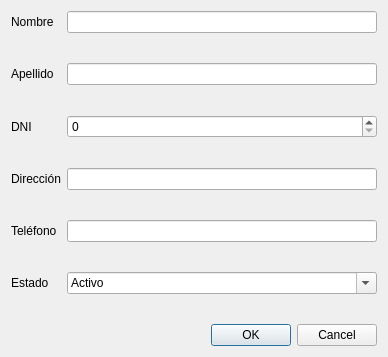
<?xml version="1.0" encoding="UTF-8"?>
<ui version="4.0">
 <class>AgregarSocio</class>
 <widget class="QDialog" name="AgregarSocio">
  <property name="geometry">
   <rect>
    <x>0</x>
    <y>0</y>
    <width>388</width>
    <height>357</height>
   </rect>
  </property>
  <property name="windowTitle">
   <string>Dialog</string>
  </property>
  <layout class="QGridLayout" name="gridLayout">
   <item row="0" column="0">
    <layout class="QVBoxLayout" name="verticalLayout">
     <item>
      <layout class="QFormLayout" name="formLayout">
       <item row="0" column="0">
        <widget class="QLabel" name="lbNombre">
         <property name="text">
          <string>Nombre</string>
         </property>
        </widget>
       </item>
       <item row="0" column="1">
        <widget class="QLineEdit" name="txtNombre"/>
       </item>
       <item row="1" column="1">
        <spacer name="verticalSpacer">
         <property name="orientation">
          <enum>Qt::Orientation::Vertical</enum>
         </property>
         <property name="sizeHint" stdset="0">
          <size>
           <width>20</width>
           <height>40</height>
          </size>
         </property>
        </spacer>
       </item>
       <item row="2" column="0">
        <widget class="QLabel" name="lbApellido">
         <property name="text">
          <string>Apellido</string>
         </property>
        </widget>
       </item>
       <item row="2" column="1">
        <widget class="QLineEdit" name="txtApellido"/>
       </item>
       <item row="3" column="1">
        <spacer name="verticalSpacer_2">
         <property name="orientation">
          <enum>Qt::Orientation::Vertical</enum>
         </property>
         <property name="sizeHint" stdset="0">
          <size>
           <width>20</width>
           <height>40</height>
          </size>
         </property>
        </spacer>
       </item>
       <item row="4" column="0">
        <widget class="QLabel" name="lbDni">
         <property name="text">
          <string>DNI</string>
         </property>
        </widget>
       </item>
       <item row="4" column="1">
        <widget class="QSpinBox" name="txtDni">
         <property name="maximum">
          <number>99999999</number>
         </property>
        </widget>
       </item>
       <item row="5" column="1">
        <spacer name="verticalSpacer_3">
         <property name="orientation">
          <enum>Qt::Orientation::Vertical</enum>
         </property>
         <property name="sizeHint" stdset="0">
          <size>
           <width>20</width>
           <height>40</height>
          </size>
         </property>
        </spacer>
       </item>
       <item row="6" column="0">
        <widget class="QLabel" name="lbDireccion">
         <property name="text">
          <string>Dirección</string>
         </property>
        </widget>
       </item>
       <item row="6" column="1">
        <widget class="QLineEdit" name="txtDireccion"/>
       </item>
       <item row="7" column="1">
        <spacer name="verticalSpacer_4">
         <property name="orientation">
          <enum>Qt::Orientation::Vertical</enum>
         </property>
         <property name="sizeHint" stdset="0">
          <size>
           <width>20</width>
           <height>40</height>
          </size>
         </property>
        </spacer>
       </item>
       <item row="8" column="0">
        <widget class="QLabel" name="lbTelefono">
         <property name="text">
          <string>Teléfono</string>
         </property>
        </widget>
       </item>
       <item row="8" column="1">
        <widget class="QLineEdit" name="txtTelefono"/>
       </item>
       <item row="10" column="0">
        <widget class="QLabel" name="lbEstado">
         <property name="text">
          <string>Estado</string>
         </property>
        </widget>
       </item>
       <item row="10" column="1">
        <widget class="QComboBox" name="cbxEstado">
         <property name="editable">
          <bool>true</bool>
         </property>
         <item>
          <property name="text">
           <string>Activo</string>
          </property>
         </item>
         <item>
          <property name="text">
           <string>Inactivo</string>
          </property>
         </item>
         <item>
          <property name="text">
           <string>Suspendido</string>
          </property>
         </item>
        </widget>
       </item>
       <item row="11" column="1">
        <spacer name="verticalSpacer_6">
         <property name="orientation">
          <enum>Qt::Orientation::Vertical</enum>
         </property>
         <property name="sizeHint" stdset="0">
          <size>
           <width>20</width>
           <height>40</height>
          </size>
         </property>
        </spacer>
       </item>
       <item row="9" column="1">
        <spacer name="verticalSpacer_5">
         <property name="orientation">
          <enum>Qt::Orientation::Vertical</enum>
         </property>
         <property name="sizeHint" stdset="0">
          <size>
           <width>20</width>
           <height>40</height>
          </size>
         </property>
        </spacer>
       </item>
      </layout>
     </item>
     <item>
      <widget class="QDialogButtonBox" name="buttonBox">
       <property name="orientation">
        <enum>Qt::Orientation::Horizontal</enum>
       </property>
       <property name="standardButtons">
        <set>QDialogButtonBox::StandardButton::Cancel|QDialogButtonBox::StandardButton::Ok</set>
       </property>
      </widget>
     </item>
    </layout>
   </item>
  </layout>
 </widget>
 <resources/>
 <connections>
  <connection>
   <sender>buttonBox</sender>
   <signal>accepted()</signal>
   <receiver>AgregarSocio</receiver>
   <slot>accept()</slot>
   <hints>
    <hint type="sourcelabel">
     <x>248</x>
     <y>254</y>
    </hint>
    <hint type="destinationlabel">
     <x>157</x>
     <y>274</y>
    </hint>
   </hints>
  </connection>
  <connection>
   <sender>buttonBox</sender>
   <signal>rejected()</signal>
   <receiver>AgregarSocio</receiver>
   <slot>reject()</slot>
   <hints>
    <hint type="sourcelabel">
     <x>316</x>
     <y>260</y>
    </hint>
    <hint type="destinationlabel">
     <x>286</x>
     <y>274</y>
    </hint>
   </hints>
  </connection>
 </connections>
</ui>
